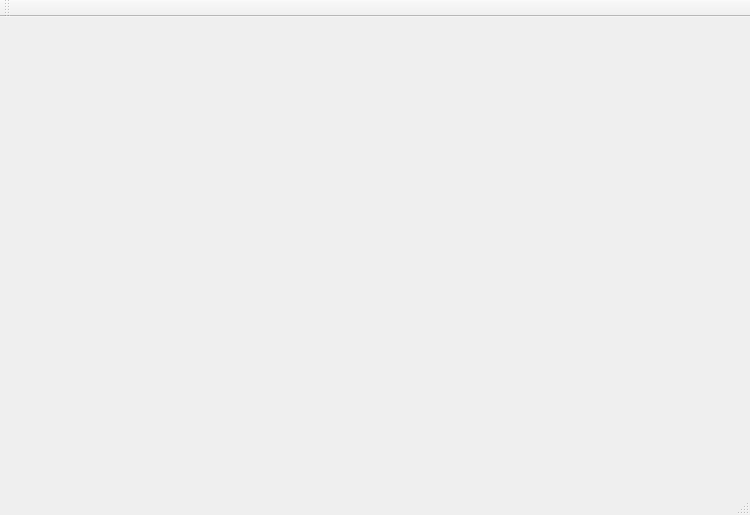
<?xml version="1.0" encoding="UTF-8"?>
<ui version="4.0">
 <class>MainWindow</class>
 <widget class="QMainWindow" name="MainWindow">
  <property name="geometry">
   <rect>
    <x>0</x>
    <y>0</y>
    <width>750</width>
    <height>515</height>
   </rect>
  </property>
  <property name="windowTitle">
   <string>MainWindow</string>
  </property>
  <widget class="QWidget" name="centralWidget">
   <layout class="QGridLayout" name="gridLayout">
    <item row="0" column="0">
     <layout class="QVBoxLayout" name="verticalLayout">
      <item>
       <widget class="QCustomPlot" name="widget" native="true"/>
      </item>
      <item>
       <widget class="QCustomPlot" name="widget_QCPBars" native="true"/>
      </item>
      <item>
       <widget class="QCustomPlot" name="widget_2" native="true"/>
      </item>
     </layout>
    </item>
   </layout>
  </widget>
  <widget class="QMenuBar" name="menuBar">
   <property name="geometry">
    <rect>
     <x>0</x>
     <y>0</y>
     <width>750</width>
     <height>22</height>
    </rect>
   </property>
  </widget>
  <widget class="QToolBar" name="mainToolBar">
   <attribute name="toolBarArea">
    <enum>TopToolBarArea</enum>
   </attribute>
   <attribute name="toolBarBreak">
    <bool>false</bool>
   </attribute>
  </widget>
  <widget class="QStatusBar" name="statusBar"/>
 </widget>
 <layoutdefault spacing="6" margin="11"/>
 <customwidgets>
  <customwidget>
   <class>QCustomPlot</class>
   <extends>QWidget</extends>
   <header location="global">qcustomplot.h</header>
   <container>1</container>
  </customwidget>
 </customwidgets>
 <resources/>
 <connections/>
</ui>
